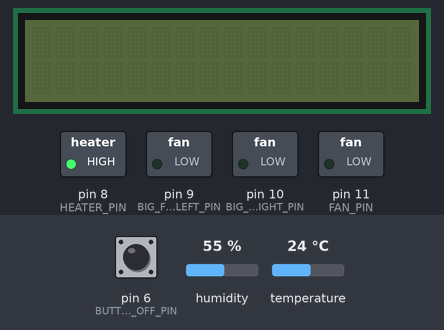
Simulated run of this sketch. Board: Arduino Uno, built with avr-gcc and run on an emulated ATmega328P. On the bench: 16×2 character LCD, switched loads named in the sketch (green lamp = pin HIGH). The inputs (shaded band) are chosen by the test bench; at power-on: pin 6 (BUTTON_ON_OFF_PIN) LOW, humidity 55 %, temperature 24 °C. What the sketch prints to the serial monitor is not drawn.

Above: at 2.2 s.
2.3 s: pin 6 (BUTTON_ON_OFF_PIN) pulled HIGH for 0.15 s
At 4.3 s:
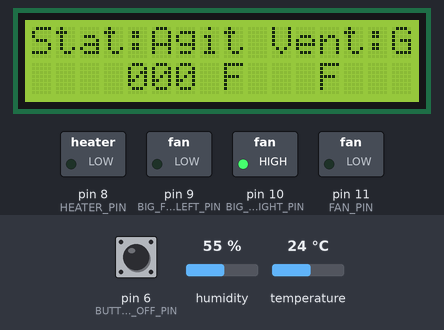
5.4 s: pin 6 (BUTTON_ON_OFF_PIN) pulled HIGH for 3.2 s
At 7.9 s:
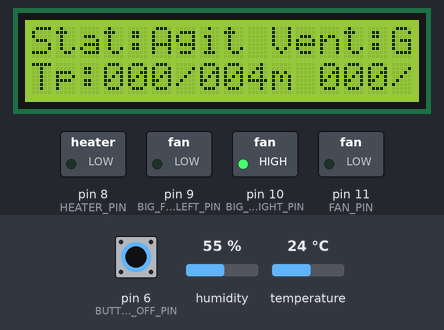
Timing chart, 0 to 13.2 s (numbered marks = the images above; inputs shaded):
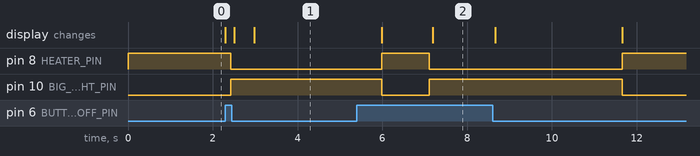

The sketch:

firmware.ino
```cpp
#include "src/dryer.h"
#include "src/sensor.h"
#include "src/screen.h"

#include "configuration.h"
#include "program.h"
#include "src/interface.h"

Dryer dryer(HEATER_PIN, BIG_FAN_LEFT_PIN, BIG_FAN_RIGHT_PIN, FAN_PIN);
Sensor sensor(DHT_PIN);
Screen screen(SCREEN_ADDRESS, SCREEN_NB_COLUMNS, SCREEN_NB_ROWS);
Interface interface(BUTTON_ON_OFF_PIN);

unsigned short int curCycle;
unsigned short int state;

unsigned int tickCount;
unsigned int totalTickCount;

unsigned int ventilatingLeftTickCount;
unsigned int ventilatingPauseTickCount;
unsigned int ventilatingRightTickCount;
unsigned int restingTickCount;
unsigned int cycleTickCount;

unsigned int cycleDuration; // Durée du cycle en minutes

float targetedTemperature;
float targetedHumidity;
unsigned int temperature;
unsigned int humidity;

unsigned long loopStartTime;

unsigned int statusOnOff = ON;

int min2tick(int minutes) {
    return minutes * (MIN_2_MS / TICK_TIME);
}

int tick2min(int ticks) {
    return ticks / (MIN_2_MS / TICK_TIME);
}

void setTargetedValues() {
    if (state == RESTING) {
        targetedTemperature = program[curCycle][RESTING_HEAT];
        targetedHumidity = program[curCycle][RESTING_HUMIDITY];
        return;
    }

    targetedTemperature = (float)program[curCycle][VENTILATING_HEAT];
    targetedHumidity = (float)program[curCycle][VENTILATING_HUMIDITY];

    cycleDuration = program[curCycle][VENTILATING_TIME] + program[curCycle][RESTING_TIME];

    ventilatingPauseTickCount = min2tick(program[curCycle][VENTILATING_PAUSE]);
    ventilatingLeftTickCount = min2tick((program[curCycle][VENTILATING_TIME] - program[curCycle][VENTILATING_PAUSE]) / 2);
    ventilatingRightTickCount = ventilatingLeftTickCount;
    restingTickCount = min2tick(program[curCycle][VENTILATING_PAUSE]);
    cycleTickCount = min2tick(cycleDuration);
}

int getTotalTime() {
    int totalTime = 0;
    int nbLines = sizeof(program) / 7 / sizeof(int);
    for (size_t line = 0; line < nbLines; line++) {
        totalTime += program[line][VENTILATING_TIME] + program[line][RESTING_TIME];
    }
    return totalTime;
}

void setup()
{
    statusOnOff = OFF;
    Serial.begin(115200);
    tickCount = 0;
    totalTickCount = 0;
    curCycle = 0;
    state = VENTILATING;
    sensor.init();
    dryer.init();
    //screen.init();
    setTargetedValues();
    delay(1000);
}

void loop()
{

    if (interface.getButtonOnOff() == OFF && statusOnOff == ON) {
        Serial.print(interface.getButtonOnOff());
        // Tout est remis a zéro pour préparer un nouveau départ.
        screen.off();
        dryer.stopAll();
        tickCount = 0;
        totalTickCount = 0;
        curCycle = 0;
        state = VENTILATING;
        setTargetedValues();
        statusOnOff = OFF;
        delay(1000);
        return;
    }

    if (interface.getButtonOnOff() == ON) {
      if (statusOnOff == OFF){ // premiere boucle depuis que le bouton est sur ON
        screen.init();
      }

      statusOnOff = ON;


      if (state == END) {
          dryer.stopAll();
          screen.end();
          return;
      }

      loopStartTime = millis();

      temperature = (int)sensor.getTemperature();
      humidity = (int)sensor.getHumidity();


      if (temperature < (targetedTemperature - DELTA_TEMPERATURE)) {
          dryer.startHeating();
      }

      if (temperature > (targetedTemperature + DELTA_TEMPERATURE)) {
          dryer.stopHeating();
      }

      if (humidity < (targetedHumidity - DELTA_HUMIDITY)) {
          dryer.stopDrying();
      }

      if (humidity > (targetedHumidity + DELTA_HUMIDITY)) {
          dryer.startDrying();
      }

      if (state == VENTILATING) {
          if (tickCount < ventilatingLeftTickCount) {
              dryer.leftStiring();
          }

          if (tickCount >= ventilatingLeftTickCount
              and tickCount < (ventilatingLeftTickCount + ventilatingPauseTickCount)
          ) {
              dryer.stopStiring();
          }

          if (tickCount >= (ventilatingLeftTickCount + ventilatingPauseTickCount)) {
              dryer.rightStiring();
          }

          if (tickCount >= (ventilatingLeftTickCount + ventilatingRightTickCount + ventilatingPauseTickCount)) {
              // Passe a repos
              dryer.stopStiring();
              state = RESTING;
              setTargetedValues();
              delay(TICK_TIME - (millis() - loopStartTime));
              tickCount++;
              totalTickCount++;
              return;
          }
      }

      if (state == RESTING) {
          if (tickCount >= cycleTickCount) {
              curCycle++;
              if (curCycle >= CYCLES_COUNT) {
                  state = END;
              } else {
                  state = VENTILATING;
                  setTargetedValues();
                  tickCount = 0;
              }
          }
      }

      screen.update(state, dryer, cycleDuration, tickCount, temperature, humidity, targetedTemperature, targetedHumidity, curCycle, totalTickCount, getTotalTime());
      delay(TICK_TIME - (millis() - loopStartTime));

      tickCount++;
      totalTickCount++;
    }
}
```

program.h
```cpp
#ifndef PastaDryerProgram_h
#define PastaDryerProgram_h

#define VENTILATING_HEAT     0
#define VENTILATING_HUMIDITY 1
#define VENTILATING_TIME     2 // A diviser en deux, un sens puis l'autre
#define VENTILATING_PAUSE    3 // Minute de pause entre les deux sens précédent
#define RESTING_HEAT         4
#define RESTING_HUMIDITY     5
#define RESTING_TIME         6

// La deuxième partie du tableau c'est sans le gros ventilateur double sense brasseur

#define CYCLES_COUNT        17

int program[CYCLES_COUNT][7] = {
    {40, 85, 3,  1, 38, 75, 1},
    {40, 85, 5,  1, 38, 75, 2},
    {40, 85, 5,  1, 38, 75, 2},
    {40, 85, 20,  1, 38, 75, 5},
    {40, 80, 20,  1, 39, 75, 5},
    {40, 75, 20,  1, 40, 75, 5},
    {40, 75, 20,  1, 40, 75, 8},
    {40, 75, 16,  1, 40, 70, 8},
    {40, 75, 16,  1, 40, 70, 10},
    {40, 75, 16,  1, 40, 70, 10},
    {40, 75, 16,  1, 40, 70, 12},
    {40, 75,  8,  1, 40, 65, 12},
    {40, 75,  8,  1, 40, 65, 12},
};

#endif
```

dryer.cpp
```cpp
#include "dryer.h"

Dryer::Dryer(int heaterPin, int bigFanLeftPin, int bigFanRightPin, int fanExtractPin)
  :_heaterPin(heaterPin), _bigFanRightPin(bigFanRightPin),_bigFanLeftPin(bigFanLeftPin), _fanExtractPin(fanExtractPin)
{
    this->bigfan = OFF;
    this->heater = OFF;
    this->extractor = OFF;
}

void Dryer::init(void)
{
    pinMode(this->_heaterPin, OUTPUT);
    pinMode(this->_bigFanRightPin, OUTPUT);
    pinMode(this->_bigFanLeftPin, OUTPUT);
    pinMode(this->_fanExtractPin, OUTPUT);
    this->stopAll();

}

void Dryer::startHeating(void)
{
    if (this->heater == OFF) {
        digitalWrite(this->_heaterPin, 0);
        this->heater = ON;
    }
}

void Dryer::stopHeating(void)
{
    if (this->heater == ON) {
        digitalWrite(this->_heaterPin, 1);
        this->heater = OFF;
    }
}

void Dryer::stopStiring(void)
{
    if ((this->bigfan == RIGHT) or (this->bigfan == LEFT)) {
        digitalWrite(this->_bigFanRightPin, 0);
        digitalWrite(this->_bigFanLeftPin, 0);
        this->bigfan = OFF;
    }
}

void Dryer::rightStiring(void)
{
    if ((this->bigfan == OFF) or (this->bigfan == LEFT)) {
        digitalWrite(this->_bigFanRightPin, 0);
        digitalWrite(this->_bigFanLeftPin, 1);
        this->bigfan = RIGHT;
    }
}

void Dryer::leftStiring(void)
{
    if ((this->bigfan == OFF) or (this->bigfan == RIGHT)) {
        digitalWrite(this->_bigFanRightPin, 1);
        digitalWrite(this->_bigFanLeftPin, 0);
        this->bigfan = LEFT;
    }
}

void Dryer::startDrying(void)
{
    if (this->extractor == OFF) {
        digitalWrite(this->_fanExtractPin, 1);
        this->extractor = ON;
    }
}

void Dryer::stopDrying(void)
{
    if (this->extractor == ON) {
        digitalWrite(this->_fanExtractPin, 0);
        this->extractor = OFF;
    }
}

void Dryer::stopAll(void)
{
    digitalWrite(this->_fanExtractPin, 0);
    this->extractor = OFF;
    digitalWrite(this->_bigFanRightPin, 0);
    digitalWrite(this->_bigFanLeftPin, 0);
    this->bigfan = OFF;
    digitalWrite(this->_heaterPin, 1);
    this->heater = OFF;
}
```

dryer.h
```cpp
#ifndef PastaDryer_h
#define PastaDryer_h

#include "Arduino.h"

#define OFF   0
#define ON    1
#define RIGHT 2
#define LEFT  4

class Dryer
{
public:
    int bigfan;
    int heater;
    int extractor;

    Dryer(int heaterPin, int bigFanLeftPin, int bigFanRightPin, int fanExtractPin);

    void init(void);
    void startHeating(void);
    void stopHeating(void);
    void startDrying(void);
    void stopDrying(void);
    void leftStiring(void);
    void rightStiring(void);
    void stopStiring(void);
    void stopAll(void);

private:
    int _heaterPin;
    int _bigFanRightPin;
    int _bigFanLeftPin;
    int _fanExtractPin;
};

#endif
```

interface.cpp
```cpp
#include "interface.h"

Interface::Interface(int onOffButtonPin) : _onOffButtonPin(onOffButtonPin)
{ }

int Interface::getButtonOnOff()
{
    if (digitalRead(this->_onOffButtonPin) == HIGH){
        return true;
    }

    if (digitalRead(this->_onOffButtonPin) == LOW){
        return false;
    }

    return 666;
}
```

interface.h
```cpp
#ifndef PastaInterface_h
#define PastaInterface_h

#include "Arduino.h"
#include "../configuration.h"

#define OFF 0
#define ON  1

class Interface
{
public:
    Interface(int onOffButtonPin);
    int getButtonOnOff(void);

private:
    int _onOffButtonPin;
};

#endif
```

screen.cpp
```cpp
#include "screen.h"

Screen::Screen(uint8_t lcd_Addr,uint8_t lcd_cols,uint8_t lcd_rows) : _lcd(lcd_Addr, lcd_cols, lcd_rows)
{ }

void Screen::init()
{
    this->_lcd.init();
    this->_lcd.backlight();
    this->_lcd.display();
    this->hello();
}

void Screen::clear()
{
    this->_lcd.clear();
}

void Screen::update(int state, Dryer dryer, int endTickCount, int curTickCount, int temperature, int humidity, int targetedTemperature, int targetedHumidity, int curCycle, int totalTickCount, int totalTime)
{
    this->_lcd.setCursor(COL1, LINE1);
    this->_lcd.print(this->_getStatus(state));

    this->_lcd.setCursor(COL2, LINE1);
    this->_lcd.print(this->_getStiring(dryer.bigfan));

    this->_lcd.setCursor(COL1, LINE2);
    this->_lcd.print("Cyc:");
    this->_print2digit(curCycle);
    this->_lcd.print("  ");
    this->_lcd.print(this->_getHeater(dryer.heater));
    this->_lcd.print("  ");
    this->_lcd.print(this->_getExtractor(dryer.extractor));

    this->_lcd.setCursor(COL1, LINE3);
    printTemperature(temperature, targetedTemperature);
    printHumidity(humidity, targetedHumidity);
    this->_lcd.setCursor(COL1, LINE4);
    printTime(curTickCount, endTickCount, totalTickCount, totalTime);
}

void Screen::printTemperature(int temperature, int targetedTemperature)
{
    this->_lcd.print("T:");
    this->_print2digit(temperature);
    this->_lcd.print("/");
    this->_print2digit(targetedTemperature);
    this->_lcd.print("d  ");
}

void Screen::printHumidity(int humidity, int targetedHumidity)
{
    this->_lcd.print("H:");
    this->_print2digit(humidity);
    this->_lcd.print("/");
    this->_print2digit(targetedHumidity);
    this->_lcd.print("%  ");
}

void Screen::printTime(int curTickCount, int cycleDuration, int totalTickCount, int totalTime)
{
    int curMinute = curTickCount / (MIN_2_MS / TICK_TIME);
    int curTotalMinute = totalTickCount / (MIN_2_MS / TICK_TIME);

    this->_lcd.print("Tp:");
    this->_print3digit(curMinute);
    this->_lcd.print("/");
    this->_print3digit(cycleDuration);
    this->_lcd.print("m ");
    this->_print3digit(curTotalMinute);
    this->_lcd.print("/");
    this->_print3digit(totalTime);
    this->_lcd.print("m");
}

const char *Screen::_getStatus(int status)
{
    if (status == VENTILATING) {
        return "Stat:Agit";
    }

    if (status == RESTING) {
        return "Stat:repo";
    }

    return "Stat:Err ";
}

const char *Screen::_getStiring(int fan)
{
    if (fan == OFF) {
        return "Vent:off  ";
    }

    if (fan == RIGHT) {
        return "Vent:droit";
    }

    if (fan == LEFT) {
        return "Vent:Gauch";
    }

    return "Vent:Err  ";
}

const char *Screen::_getHeater(int heat)
{
    if (heat == OFF) {
        return "C:off";
    }

    if (heat == ON) {
        return "C:on ";
    }

    return "C:Err";
}

const char *Screen::_getExtractor(int fan)
{
    if (fan == OFF) {
        return "V:off";
    }
    if (fan == ON) {
        return "V:on ";
    }

    return "V:Err";
}

void Screen::_print2digit(int integer)
{
    if (integer < 10) {
        this->_lcd.print("0");
    }
    this->_lcd.print(integer);
}

void Screen::_print3digit(int integer)
{
    if (integer < 100) {
        this->_lcd.print("0");
    }
    this->_print2digit(integer);
}

void Screen::hello()
{

    this->_lcd.setCursor(COL1, LINE2);
    this->_lcd.print("H H EEE L   L   OOO ");
    this->_lcd.setCursor(COL1, LINE3);
    this->_lcd.print("HHH EE  L   L   O O ");
    this->_lcd.setCursor(COL1, LINE4);
    this->_lcd.print("H H EEE LLL LLL OOO ");

}

void Screen::off(void)
{
    this->_lcd.setCursor(COL1, LINE2);
    this->_lcd.print("    OOO FFF FFF    ");
    this->_lcd.setCursor(COL1, LINE3);
    this->_lcd.print("    0 0 FF  FF     ");
    this->_lcd.setCursor(COL1, LINE4);
    this->_lcd.print("    000 F   F      ");
    delay(3000);
    this->_lcd.clear();
    this->_lcd.noBacklight(); //eteindre le retro-eclairage
    this->_lcd.noDisplay();   //eteind le cristaux liquide
}

void Screen::end(void)
{
    this->_lcd.setCursor(COL1, LINE1);
    this->_lcd.print("                    ");
    this->_lcd.setCursor(COL1, LINE2);
    this->_lcd.print("    C'est fini !    ");
    this->_lcd.setCursor(COL1, LINE3);
    this->_lcd.print("                    ");
    this->_lcd.setCursor(COL1, LINE4);
    this->_lcd.print("                    ");
}
```

screen.h
```cpp
#ifndef PastaScreen_h
#define PastaScreen_h

#include <LiquidCrystal_I2C.h>
#include "../configuration.h"
#include "dryer.h"

#define LINE1  0
#define LINE2  1
#define LINE3  2
#define LINE4  3
#define COL1   0
#define COL2  10

class Screen
{
public:
    Screen(uint8_t lcd_Addr, uint8_t lcd_cols, uint8_t lcd_rows);
    void init(void);
    void update(int state, Dryer dryer, int endTickCount, int curTickCount, int temperature, int humidity, int targetedTemperature, int targetedHumidity, int curCycle, int totalTickCount, int totalTime);
    void clear(void);
    void printTemperature(int temperature, int targetedTemperature);
    void printHumidity(int humidity, int targetedHumidity);
    void printTime(int curTickCount, int endTickCount, int totalTickCount, int totalTime);
    void hello(void);
    void off(void);
    void end(void);

private:
    LiquidCrystal_I2C _lcd;
    const char *_getStatus(int status);
    const char *_getStiring(int fan);
    const char *_getExtractor(int fan);
    const char *_getHeater(int heat);

    void _print2digit(int integer);
    void _print3digit(int integer);
};

#endif
```

sensor.cpp
```cpp
#include "sensor.h"

Sensor::Sensor(int dhtPin) : _dht(dhtPin, DHT22)
{ }

void Sensor::init()
{
    this->_dht.begin();
}

float Sensor::getTemperature()
{
    sensors_event_t event;
    this->_dht.temperature().getEvent(&event);
    if (isnan(event.temperature)) {
        return 0.0;
    }
    return event.temperature;
}

float Sensor::getHumidity()
{
    sensors_event_t event;
    this->_dht.humidity().getEvent(&event);
    if (isnan(event.temperature)) {
        return 0.0;
    }
    return event.temperature;
}
```

sensor.h
```cpp
#ifndef PastaSensor_h
#define PastaDryer_h

#include "Arduino.h"
#include <Adafruit_Sensor.h>
#include <DHT.h>
#include <DHT_U.h>

class Sensor
{
public:
    Sensor(int dhtPin);
    void init(void);
    float getTemperature(void);
    float getHumidity(void);

private:
    DHT_Unified _dht;
    uint32_t _delayMS;
    int _dthPin;
};

#endif
```

configuration.h
```cpp
#ifndef PastaParameters_h
#define PastaParameters_h

#define DHT_PIN              2
#define BUTTON_ON_OFF_PIN    6
#define HEATER_PIN           8
#define BIG_FAN_LEFT_PIN     9
#define BIG_FAN_RIGHT_PIN   10
#define FAN_PIN             11
#define RESET_PIN           12

#define VENTILATING 0
#define RESTING     1
#define END        99

#define SCREEN_ADDRESS       0x3F
#define SCREEN_NB_COLUMNS    20
#define SCREEN_NB_ROWS       4

// L'humidité est controlé par le petit ventilateur
// la temperature par le chauffage
// delta de 2° pour les températures
// delta de 5% pour l'humidité
#define DELTA_TEMPERATURE 2
#define DELTA_HUMIDITY    5

//#define MIN_2_MS 60000 // Une minute est vraiment une minute
#define MIN_2_MS 60000 // Une minute est 6s --> pour les tests.

// 500ms semble un peu long mais nous sommes sûre que loop est entièrement
// executé. (environ 340ms max)
#define TICK_TIME          500 //ms

#endif
```

Measured:
- after the input at 2.3 s, pin 8 (HEATER_PIN): HIGH → LOW after 0.13 s; pin 10 (BIG_FAN_RIGHT_PIN): LOW → HIGH after 0.13 s; the display: first changes at once (image 1 shows a later state)
- after the input at 5.4 s, the display: first differs from a run without the input after 1.8 s (image 2)
